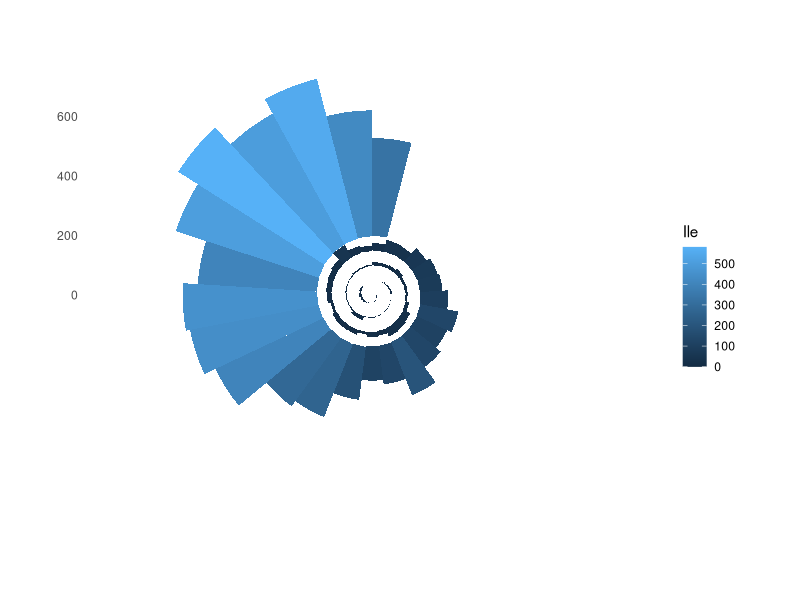
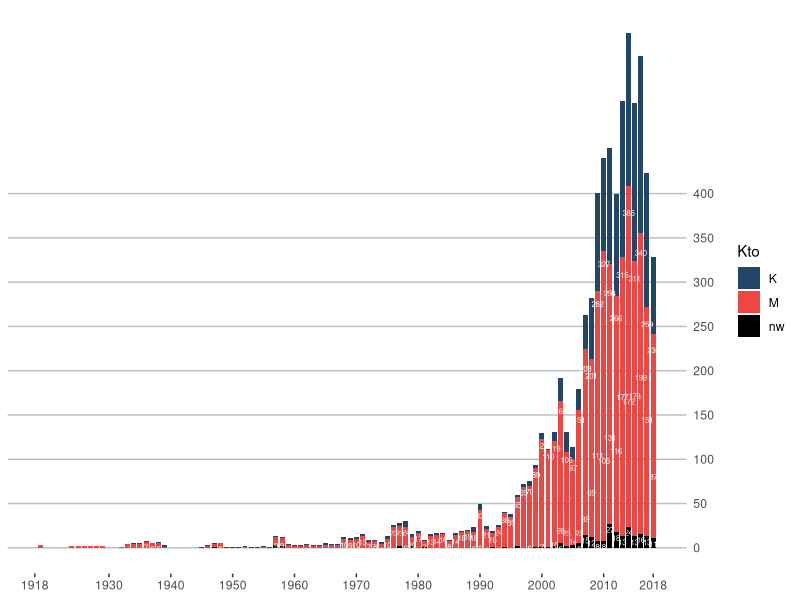

These charts were generated, in order, by the following R code:
library(readxl)
library(ggplot2)
library(tibble)
library(tidyverse)
#----------------------------------
#1number_of_persons_by_sex
#----------------------------------
plk_os<-readxl::read_xlsx("polski_komiks.xlsx")
plk_os$nazwisko<-NULL
plk_os_k<-plk_os[which(plk_os$plec=="K"),]
plk_os_m<-plk_os[which(plk_os$plec=="M"),]
plk_os_nw<-plk_os[which(plk_os$plec=="nw"),]
#remove info about sex
plk_os_k$plec<-NULL
plk_os_m$plec<-NULL
plk_os_nw$plec<-NULL
#change number of comics - so it would count persons in each year, not number of comics
plk_os_k[plk_os_k >1] <-1
plk_os_m[plk_os_m >1] <-1
plk_os_nw[plk_os_nw >1] <-1
#sum plk_k and plk_m, give name to column
plk_os_k_df<-as.data.frame(colSums(plk_os_k, na.rm = TRUE))
names(plk_os_k_df)<-c("ilosc")
plk_os_m_df<-as.data.frame(colSums(plk_os_m, na.rm = TRUE))
names(plk_os_m_df)<-c("ilosc")
plk_os_nw_df<-as.data.frame(colSums(plk_os_nw, na.rm = TRUE))
names(plk_os_nw_df)<-c("ilosc")
#add K and M column
plk_os_k_df<-cbind(plk_os_k_df, data.frame(plec="K"))
plk_os_m_df<-cbind(plk_os_m_df, data.frame(plec="M"))
plk_os_nw_df<-cbind(plk_os_nw_df, data.frame(plec="nw"))
#add years as columns
rok <- rownames(plk_os_k_df)
rownames(plk_os_k_df) <- NULL
plk_os_k_df<-cbind(rok, plk_os_k_df)
rownames(plk_os_m_df) <- NULL
plk_os_m_df<-cbind(rok, plk_os_m_df)
rownames(plk_os_nw_df) <- NULL
plk_os_nw_df<-cbind(rok, plk_os_nw_df)
#combine three dataframes
plk_os_df_rbind<-rbind(plk_os_m_df, plk_os_k_df, plk_os_nw_df)
#re-order
plk_os_df_rbind<-plk_os_df_rbind[order(plk_os_df_rbind$rok),]
#factor to non-factor trap
rok_num<-as.numeric(as.character(plk_os_df_rbind$rok))
plk_os_df_rbind<-cbind(plk_os_df_rbind, rok_num)
plk_os_df_rbind$rok<-NULL

##code for Spiral chart
##original idea: https://stackoverflow.com/questions/52939337/how-to-create-a-time-series-spiral-graph-using-r
#change position of each type K/M/nw
plk_spread<-spread(plk_os_df_rbind, plec, ilosc)
#new column - adding
plk_spread<-mutate(plk_spread, Ile=K+M+nw)
#drop not needed columns
plk_spread$M<-NULL
plk_spread$K<-NULL
plk_spread$nw<-NULL
#adding id column
plk_spread$id <- seq.int(nrow(plk_spread))
#chart
ggplot(plk_spread, aes(plk_spread$id %% 25, 
                       2*plk_spread$id + Ile/2, height = Ile, fill = Ile)) + 
  geom_tile() + 
  scale_y_continuous(limits = c(0, NA)) + #narrowness
  scale_x_continuous(breaks = NULL, minor_breaks = NULL, labels = rok_num) +
  coord_polar() +  
  theme(axis.title.x=element_blank(), axis.title.y=element_blank(),
        panel.grid.major.y=element_blank(),
        panel.background=element_blank(), panel.grid.major.x=element_blank(),
        axis.ticks.y = element_blank())


##for stacked bar chart
Kto<-plk_os_df_rbind$plec
Ile<-plk_os_df_rbind$ilosc
Rok<-plk_os_df_rbind$rok_num

# Stacked bar chart
ggplot(plk_os_df_rbind, aes(fill=Kto, y=Ile, x=Rok)) + 
  geom_bar(stat="identity", width=0.8)+
  scale_fill_manual(values=c("#214667", "#ee4642", "black"))+
  scale_y_continuous(breaks=c(0,50,100,150, 200, 250, 300, 350,400), position="right")+
  scale_x_continuous(breaks=c(1918,1930, 1940, 1950, 1960, 1970, 1980,1990, 2000, 2010, 2018))+
  geom_text(aes(label=Ile),vjust=1.5, colour="white", size=2)+
  theme(axis.title.x=element_blank(), axis.title.y=element_blank(),
        panel.grid.major.y=element_line(colour="#babfc4"),
        panel.background=element_blank(), panel.grid.major.x=element_blank(),
        axis.ticks.y = element_blank())
# ggtitle("Liczba polskich twórców i twórczyń")
#  scale_x_continuous(breaks=c(1990,1995,2000,2005,2010,2015,2020), limits=c(1990,2020))
